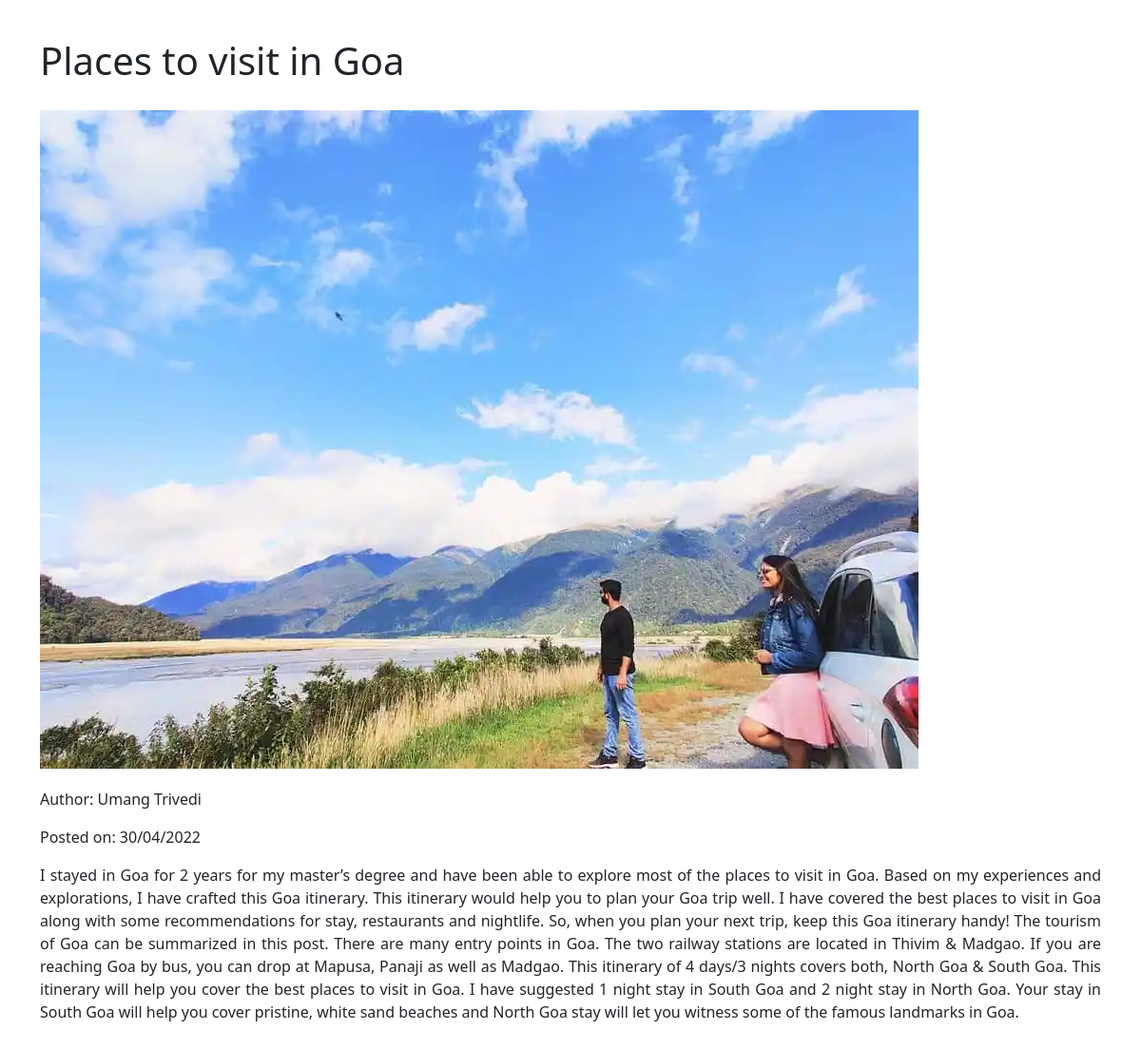
The app's page /blogs/1 with its own data.
### Tiny_Steps/models.py (models this page shows, shortened)
class BlogPost(db.Model):
    id = db.Column(db.Integer, primary_key=True)
    tourist_id = db.Column(db.Integer, db.ForeignKey('tourist.id'), nullable=False)
    date_posted = db.Column(db.DateTime)
    title = db.Column(db.String(30), nullable=False)
    content = db.Column(db.String(500), nullable=False)
    pic = db.Column(db.Text, nullable=False)
    pic_name = db.Column(db.Text)
    mimetype = db.Column(db.Text)

class Tourist(db.Model, UserMixin):
    id = db.Column(db.Integer, primary_key=True)
    name = db.Column(db.String(20), nullable=False)
    email = db.Column(db.String(30), unique=True, nullable=False)
    password = db.Column(db.String(20), nullable=False)
    blogs = db.relationship('BlogPost', backref='tourist', lazy=True)

### Tiny_Steps/main.py (the view)
@main.route('/blogs/<int:id>')
def blogpost(id):
    post = BlogPost.query.filter_by(id=id).first()
    return render_template("blogpost.html", post=post)

### Tiny_Steps/templates/blogpost.html (shortened to what this page needs)
<!DOCTYPE html>
<html lang="en">
<head>
    <link href="https://cdn.jsdelivr.net/npm/bootstrap@5.1.3/dist/css/bootstrap.min.css" rel="stylesheet">
</head>
<body>
    <div class="container">
        <h1>{{ post.title }}</h1>
        <img src="/static/posts/{{ post.pic_name }}" alt="">
        <p>Author: {{ post.tourist.name }}</p>
        <p>Posted on: {{ post.date_posted.strftime("%d/%m/%Y") }}</p>
        <p>{{ post.content }}</p>
    </div>
</body>
</html>

### Tiny_Steps/templates/blogpost.html (style rules this page uses)
* { margin-top: 20px; margin-bottom: 20px; text-align: justify; }

### records on screen
BlogPost: title "Places to visit in Goa", pic_name (picture), date_posted "30/04/2022", content "I stayed in Goa for 2 years for my master’s degree and have been able to explore most of the places to visit in Goa. Based on my experiences and explorations, I have crafted this Goa itinerary. This itinerary would help you to plan your Goa trip well. I have covered the best places to visit in Goa along with some recommendations for stay, restaurants and nightlife. So, when you plan your next trip, keep this Goa itinerary handy! The tourism of Goa can be summarized in this post. There are many entry points in Goa. The two railway stations are located in Thivim & Madgao. If you are reaching Goa by bus, you can drop at Mapusa, Panaji as well as Madgao. This itinerary of 4 days/3 nights covers…"
Tourist: tourist.name "Umang Trivedi"
